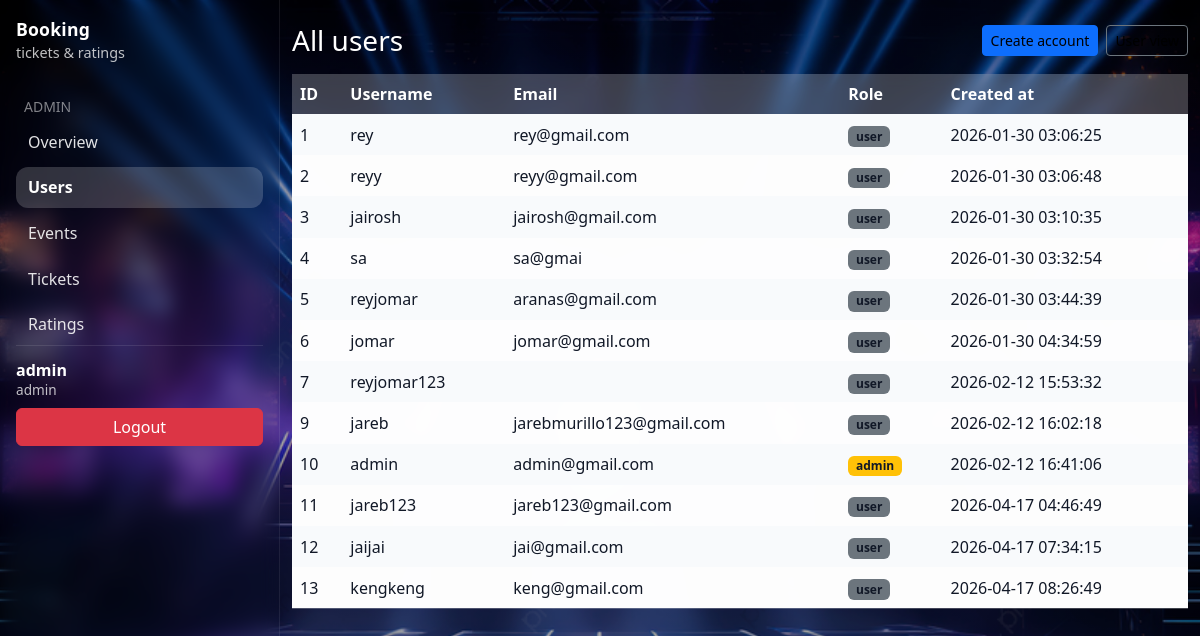
The app's page /admin_users.php (signed in) with its own data.
### tables this page shows
CREATE TABLE `users` (
  `id` int(11) NOT NULL,
  `username` varchar(50) NOT NULL,
  `email` varchar(100) NOT NULL,
  `password` varchar(255) NOT NULL,
  `role` varchar(20) DEFAULT 'user',
  `created_at` timestamp NOT NULL DEFAULT current_timestamp()
);

### admin_users.php (the view, shortened to what this page needs)
<?php
require 'db.php';
try {
    $stmt = $conn->query("SELECT id, username, email, role, created_at FROM users ORDER BY created_at ASC, id ASC");
    $users = $stmt->fetchAll(PDO::FETCH_ASSOC);
} catch (PDOException $e) {
    $error = "Error loading users: " . htmlspecialchars($e->getMessage());
    $users = [];
}
?>
<!DOCTYPE html>
<html lang="en">
<head>
    <link href="https://cdn.jsdelivr.net/npm/bootstrap@5.3.0/dist/css/bootstrap.min.css" rel="stylesheet">
    <link rel="stylesheet" href="theme.css">
</head>
<body class="booking-bg">
<div class="booking-layout">
    <?php require_once __DIR__ . '/partials/sidebar.php'; ?>
    <div class="booking-main">
        <div class="container py-4">
            <div class="d-flex justify-content-between align-items-center mb-3">
                <h3 class="mb-0 text-white" style="color: #ffffff !important;">All users</h3>
                <div class="d-flex gap-2">
                    <a href="admin_create_user.php" class="btn btn-primary btn-sm">Create account</a>
                    <a href="dashboard.php" class="btn btn-outline-secondary btn-sm">User view</a>
                </div>
            </div>
    <?php if (empty($users)): ?>
        <p>No users found.</p>
    <?php else: ?>
        <div class="table-responsive">
            <table class="table table-striped table-hover align-middle">
                <thead class="table-light">
                    <tr>
                        <th>ID</th>
                        <th>Username</th>
                        <th>Email</th>
                        <th>Role</th>
                        <th>Created at</th>
                    </tr>
                </thead>
                <tbody>
                <?php foreach ($users as $user): ?>
                    <tr>
                        <td><?php echo (int)$user['id']; ?></td>
                        <td><?php echo htmlspecialchars($user['username']); ?></td>
                        <td><?php echo htmlspecialchars($user['email']); ?></td>
                        <td>
                            <?php if ($user['role'] === 'admin'): ?>
                                <span class="badge bg-warning text-dark">admin</span>
                            <?php else: ?>
                                <span class="badge bg-secondary">user</span>
                            <?php endif; ?>
                        </td>
                        <td><?php echo htmlspecialchars($user['created_at'] ?? ''); ?></td>
                    </tr>
                <?php endforeach; ?>
                </tbody>
            </table>
        </div>
    <?php endif; ?>
        </div>
    </div>
</div>
</body>
</html>

### theme.css (style rules this page uses)
.booking-bg { background-color:#5a7ab8; background-image:linear-gradient(rgba(0,0,0,.35),rgba(0,0,0,.35)),url('concert.png'); background-size:cover; background-position:center; background-attachment:fixed; font-family:system-ui,-apple-system,BlinkMacSystemFont,"Segoe UI",sans-serif; color:#fff; }
.booking-bg .container { position:relative; z-index:1; }
.booking-bg .container h1, .booking-bg .container h2, .booking-bg .container h3, .booking-bg .container h4, .booking-bg .container h5, .booking-bg .container h6 { color:#fff !important; }
.booking-bg .text-white { color:#fff !important; }
.booking-bg, .booking-bg h1, .booking-bg h2, .booking-bg h3, .booking-bg h4, .booking-bg h5, .booking-bg h6, .booking-bg .offcanvas-title { color:#fff !important; }
.booking-bg .container > * > h1, .booking-bg .container > * > h2, .booking-bg .container > * > h3, .booking-bg .container > * > h4, .booking-bg .container > * > h5, .booking-bg .container > * > h6 { color:#fff !important; }
.booking-bg .table-responsive .table, .booking-bg .table { background: rgba(255, 255, 255, 0.1) !important; color: #fff !important; backdrop-filter: blur(10px); --bs-table-color: #111827 !important; --bs-table-bg: rgba(255, 255, 255, 0.92) !important; --bs-table-striped-color: #111827 !important; --bs-table-striped-bg: rgba(248, 250, 252, 0.95) !important; --bs-table-active-color: #111827 !important; --bs-table-active-bg: rgba(241, 245, 249, 0.96) !important; --bs-table-hover-color: #111827 !important; --bs-table-hover-bg: rgba(241, 245, 249, 0.98) !important; }
.booking-bg .table th, .booking-bg .table td { color: #fff !important; border-color: rgba(255, 255, 255, 0.15); }
.booking-bg .table thead th { background: rgba(255, 255, 255, 0.15) !important; color: #fff !important; --bs-table-bg: rgba(255, 255, 255, 0.15) !important; --bs-table-color: #ffffff !important; }
.booking-bg .table tbody tr { background-color: rgba(255, 255, 255, 0.9) !important; }
.booking-bg .table-striped > tbody > tr:nth-of-type(odd) > * { background-color: rgba(248, 250, 252, 0.95) !important; }
.booking-bg .table-striped > tbody > tr:nth-of-type(even) > * { background-color: rgba(255, 255, 255, 0.92) !important; }
.booking-bg .table tbody td, .booking-bg .table tbody th, .booking-bg .table tbody td *, .booking-bg .table tbody th * { color: #1f2937 !important; }
.booking-bg .card .table tbody td, .booking-bg .card .table tbody th, .booking-bg .card .table tbody td *, .booking-bg .card .table tbody th *, .booking-bg .table.table-striped tbody td, .booking-bg .table.table-striped tbody th, .booking-bg .table.table-hover tbody td, .booking-bg .table.table-hover tbody th { color: #111827 !important; }
.booking-bg .booking-main, .booking-bg .booking-main h1, .booking-bg .booking-main h2, .booking-bg .booking-main h3, .booking-bg .booking-main h4, .booking-bg .booking-main h5, .booking-bg .booking-main h6, .booking-bg .booking-main p, .booking-bg .booking-main span, .booking-bg .booking-main small, .booking-bg .booking-main div, .booking-bg .booking-main td, .booking-bg .booking-main th, .booking-bg .booking-main li, .booking-bg .booking-main label { color: #000 !important; }
.booking-bg .booking-main .btn, .booking-bg .booking-main .badge, .booking-bg .booking-main .alert, .booking-bg .booking-main .nav-link { color: inherit !important; }

### admin_users.php (style rules this page uses)
body { min-height: 100vh; }
body .container { position: relative; z-index: 1; }
.booking-layout { min-height: 100vh; display: flex; }
.booking-main { flex: 1; min-width: 0; }
.table-responsive .table { --bs-table-color: #000 !important; --bs-table-bg: #ffffff !important; --bs-table-striped-color: #000 !important; --bs-table-striped-bg: #f3f4f6 !important; --bs-table-hover-color: #000 !important; --bs-table-hover-bg: #e5e7eb !important; }
.table-responsive .table tbody td, .table-responsive .table tbody th, .table-responsive .table tbody td *, .table-responsive .table tbody th * { color: #000 !important; }
.table-responsive .table thead th { color: #fff !important; }

### records on screen
users: id "1", username "rey", email "rey@gmail.com", role "user", created_at "2026-01-30 03:06:25"
users: id "2", username "reyy", email "reyy@gmail.com", role "user", created_at "2026-01-30 03:06:48"
users: id "3", username "jairosh", email "jairosh@gmail.com", role "user", created_at "2026-01-30 03:10:35"
users: id "4", username "sa", email "sa@gmai", role "user", created_at "2026-01-30 03:32:54"
users: id "5", username "reyjomar", email "aranas@gmail.com", role "user", created_at "2026-01-30 03:44:39"
users: id "6", username "jomar", email "jomar@gmail.com", role "user", created_at "2026-01-30 04:34:59"
users: id "7", username "reyjomar123", role "user", created_at "2026-02-12 15:53:32"
users: id "9", username "jareb", email "jarebmurillo123@gmail.com", role "user", created_at "2026-02-12 16:02:18"
users: id "10", username "admin", email "admin@gmail.com", role "admin", created_at "2026-02-12 16:41:06"
users: id "11", username "jareb123", email "jareb123@gmail.com", role "user", created_at "2026-04-17 04:46:49"
users: id "12", username "jaijai", email "jai@gmail.com", role "user", created_at "2026-04-17 07:34:15"
users: id "13", username "kengkeng", email "keng@gmail.com", role "user", created_at "2026-04-17 08:26:49"

### other values on screen
$username "admin"
$role ?: 'user' "admin"
